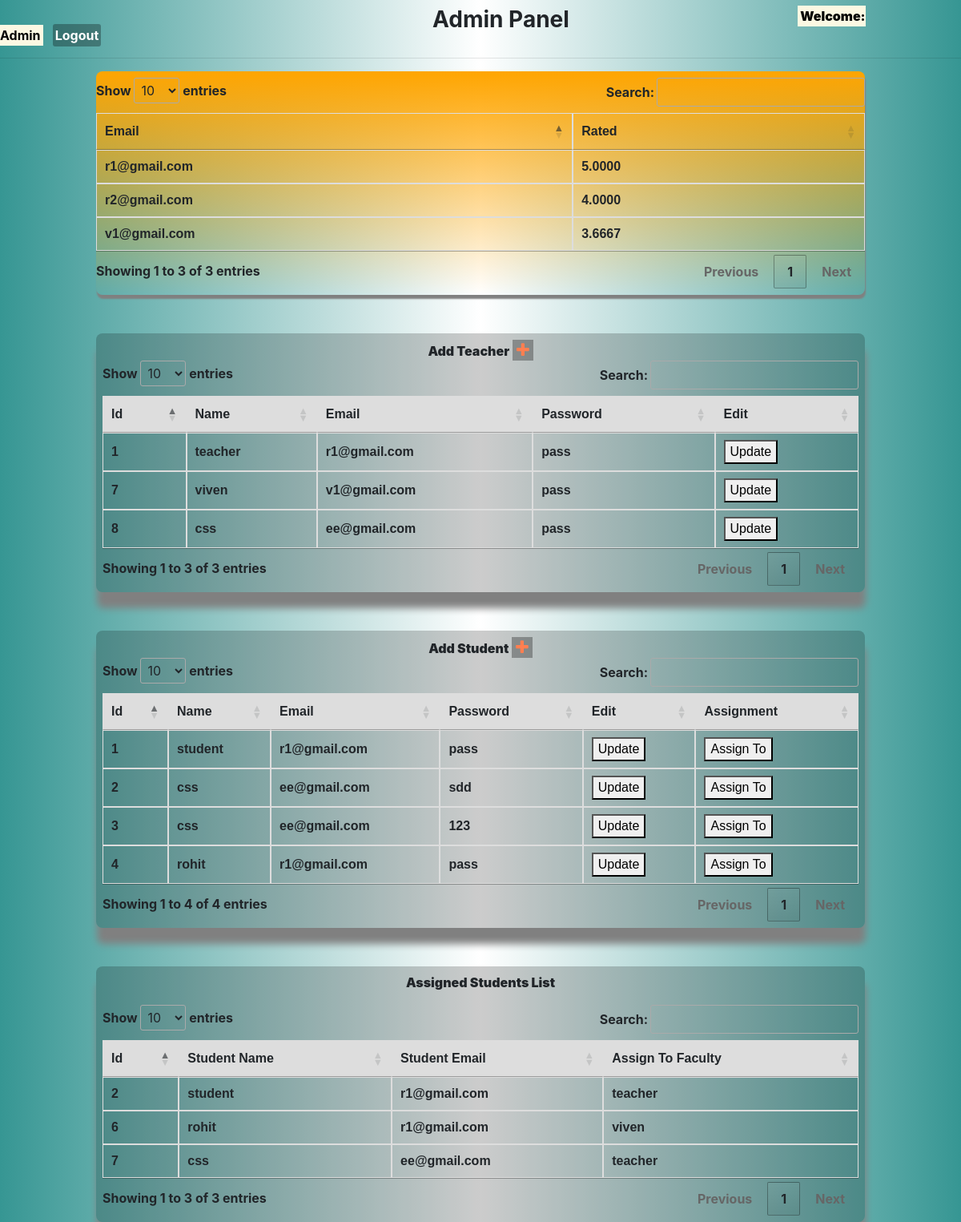
/admin_home.php (signed in), run on the app's committed database.
### tables this page shows
CREATE TABLE `teacher` (
  `id` int(30) NOT NULL,
  `name` varchar(50) NOT NULL,
  `email` varchar(50) NOT NULL,
  `password` varchar(50) NOT NULL
);

CREATE TABLE `student` (
  `id` int(30) NOT NULL,
  `name` varchar(50) NOT NULL,
  `email` varchar(50) NOT NULL,
  `password` varchar(50) NOT NULL
);

CREATE TABLE `assign` (
  `id` int(30) NOT NULL,
  `studentname` varchar(50) NOT NULL,
  `studentemail` varchar(50) NOT NULL,
  `assignto` varchar(50) NOT NULL
);

### admin_home.php (the view, shortened to what this page needs)
<!DOCTYPE html>
<html>
<head>
	<link rel="stylesheet" href="https://maxcdn.bootstrapcdn.com/bootstrap/4.3.1/css/bootstrap.min.css">
	<link rel="stylesheet" type="text/css" href="https://cdn.datatables.net/1.10.20/css/jquery.dataTables.css">
	<link rel="stylesheet" href="https://cdnjs.cloudflare.com/ajax/libs/font-awesome/4.7.0/css/font-awesome.min.css">
</head>
<body>
	<?php
	echo "	<center><h3><b><span style='position:absolute; margin-left:-5%;'>Admin Panel</span?</b></h3></center>";
	echo "<span style='position:; margin-left: 83%; '>";
	echo "<mark><b>Welcome: </b>" .$_SESSION["user"]."</mark>";
	echo "</span>";
	echo "<span style='position:relative; margin-left: 1%;'>";
	echo "<a href='logout.php' id='dest'>Logout</a>";
	echo "</span>";
	?>
	<hr>
	<?php $conn=mysqli_connect("localhost","root","Toor@123","Msystem");
	$sql="select teacheremail, Avg(rate) as sum from rating Group By teacheremail";
	$result=mysqli_query($conn,$sql);
	?>
	<center><div title="Ratings Shown Here" style="width: 80%; position:; margin-top:%; padding:8px 0px; margin-left:; background:linear-gradient(to bottom,orange, transparent); border-radius: 8px; box-shadow:1px 5px 2px grey;">
		<table id="myTablestudent">
			<thead>
				<tr>
					<th>Email</th>
					<th>Rated</th>
				</tr>
			</thead>
			<tbody>
				<?php
				foreach ($result as $row)
				{
					?>
					<tr>
						<td><?php echo $row['teacheremail']?></td>
						<td><?php echo $row['sum']?></td>
						<?php
					}
					?>
				</tr>
			</tbody>
		</table>
	</div>
</center>
<br><br>
<?php $conn=mysqli_connect("localhost","root","Toor@123","Msystem");
$sql="select id, name, email, password from teacher";
$result=mysqli_query($conn,$sql);
?>
<center><div title="Add Teacher Here" style="width: 80%; margin-left:%; padding: 8px; background-color:rgba(0,0,0,0.2); border-radius: 8px; box-shadow:1px 20px 10px grey;">
	<table id="myTable">
		<thead>
			<tr><a  data-toggle="modal" data-target="#myModal">
				<b>Add Teacher</b> <i class="fa fa-plus" aria-hidden="true" style="color: coral; font-size: 20px; background-color: rgba(0,0,0,0.3); padding: 3px 5px;"></i>
			</a></tr>
			<tr>
				<th>Id</th>
				<th>Name</th>
				<th>Email</th>
				<th>Password</th>
				<th>Edit</th>
			</tr>
		</thead>
		<tbody>
			<?php
			foreach ($result as $row)
			{
				?>
				<tr>
					<td><?php echo $row['id']?></td>
					<td><?php echo $row['name']?></td>
					<td><?php echo $row['email']?></td>
					<td><?php echo $row['password']?></td>
					<td><button data-toggle="modal" data-target="#myModal1<?php echo $row['id']?>">Update</button></td>
				</tr>
				<?php
			}
			?>
		</tbody>
	</table>
</div>
</center>
<br><br>
<?php $conn=mysqli_connect("localhost","root","Toor@123","Msystem");
$sql="select id, name, email, password from student";
$result=mysqli_query($conn,$sql);
?>
<center>	<div title="Add Student Here" style="width: 80%;  position: ; margin-top:%; padding: 8px; margin-left:; background-color:rgba(0,0,0,0.2); border-radius: 8px; box-shadow:1px 20px 10px grey;">
	<table id="myTablestudent1">
		<thead>
			<tr>	<a  data-toggle="modal" data-target="#myModalstudent">
				<b>Add Student</b> <i class="fa fa-plus" aria-hidden="true" style="color: coral; font-size: 20px;  background-color: rgba(0,0,0,0.3); padding: 3px 5px;"></i>
			</a></tr>
			<tr>
				<th>Id</th>
				<th>Name</th>
				<th>Email</th>
				<th>Password</th>
				<th>Edit</th>
				<th>Assignment</th>
			</tr>
		</thead>
		<tbody>
			<?php
			foreach ($result as $row)
			{
				?>
				<tr>
					<td><?php echo $row['id']?></td>
					<td><?php echo $row['name']?></td>
					<td><?php echo $row['email']?></td>
					<td><?php echo $row['password']?></td>
					<td><button data-toggle="modal" data-target="#myModal2<?php echo $row['id']?>" >Update</button></td>
					<td><button data-toggle="modal" data-target="#myModalassign<?php echo $row['id']?>" >Assign To</button></td>
				</tr>
				<?php
			}
			?>
		</tbody>
	</table>
</div>
</center>
<br><br>
<?php $conn=mysqli_connect("localhost","root","Toor@123","Msystem");
$sql="select * from assign";
$result=mysqli_query($conn,$sql);
?>
<center>	<div title="Student Assigned Shown Here" style="width: 80%;  position: ; margin-top:%; padding: 8px; margin-left:; background-color:rgba(0,0,0,0.2); border-radius: 8px; box-shadow:1px 20px 10px grey;">
	<table id="myTablestudent2">
		<thead>
			<tr>	<p>
				<b> Assigned Students List </b>
			</p></tr>
			<tr>
				<th>Id</th>
				<th>Student Name</th>
				<th>Student Email</th>
				<th>Assign To Faculty</th>
			</tr>
		</thead>
		<tbody>
			<?php
			foreach ($result as $row)
			{
				?>
				<tr>
					<td><?php echo $row['id']?></td>
					<td><?php echo $row['studentname']?></td>
					<td><?php echo $row['studentemail']?></td>
					<td><?php echo $row['assignto']?></td>
				<?php
			}
			?>
		</tbody>
	</table>
</div>
</center>
</body>
</html>

### admin_home.php (style rules this page uses)
body { background: linear-gradient(to right,#369693,transparent,#369693); }
#dest { text-decoration: none; color: black; background-color: rgba(0,0,0,0.3); padding: 4px 3px; border-radius: 3px; color: white; font-style: bolder; }
table { font-family: arial, sans-serif; border-collapse: collapse; width: 100%; }
td, th { border: 1px solid #dddddd; text-align: left; padding: 8px; }
tr:nth-child(even) { background-color: #dddddd; }

### data on the page
teacher: id "1", name "teacher", email "r1@gmail.com", password "pass"
teacher: id "7", name "viven", email "v1@gmail.com", password "pass"
teacher: id "8", name "css", email "ee@gmail.com", password "pass"
student: id "1", name "student", email "r1@gmail.com", password "pass"
student: id "2", name "css", email "ee@gmail.com", password "sdd"
student: id "3", name "css", email "ee@gmail.com", password "123"
student: id "4", name "rohit", email "r1@gmail.com", password "pass"
assign: id "2", studentname "student", studentemail "r1@gmail.com", assignto "teacher"
assign: id "6", studentname "rohit", studentemail "r1@gmail.com", assignto "viven"
assign: id "7", studentname "css", studentemail "ee@gmail.com", assignto "teacher"

### other printed values
$_SESSION["user"] "Admin"
$row['teacheremail'] "r1@gmail.com"
$row['sum'] "5.0000"
$row['teacheremail'] "r2@gmail.com"
$row['sum'] "4.0000"
$row['teacheremail'] "v1@gmail.com"
$row['sum'] "3.6667"
